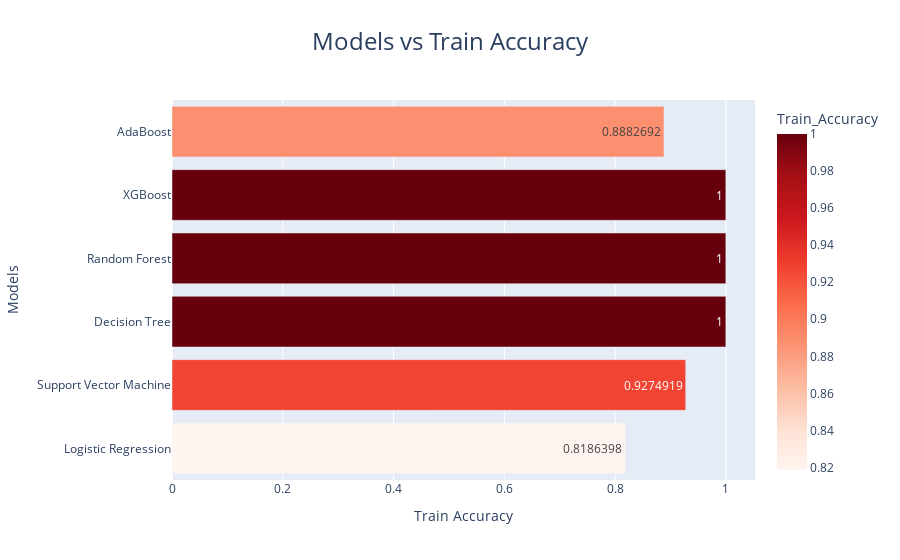
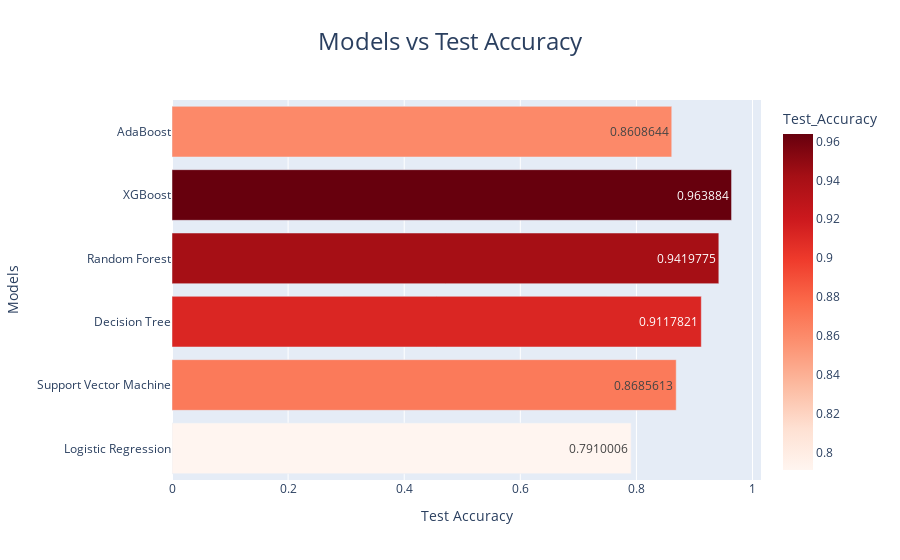

Notebook source saved alongside these figures, in order:
### Code cell
# Vẽ biểu đồ so sánh accuracy của các models
for col, title in zip(['Train_Accuracy', 'Test_Accuracy'],
                      ['Train Accuracy', 'Test Accuracy']):
    fig = px.bar(
        results_df, x=col, y=results_df.index, color=col,
        title=f"Models vs {title}", text_auto=True, color_continuous_scale='Reds'
    )
    fig.update_layout(title_x=0.5, title_font_size=24,
                      xaxis_title=title, yaxis_title="Models")
    fig.show()

### Figure 1 — Plotly figure (JSON) as saved in the notebook; plotly's stock layout.template omitted (floating-point values rounded to 4 significant figures)
{"data": [{"hovertemplate": "Train_Accuracy=%{marker.color}<br>Model=%{y}<extra></extra>", "legendgroup": "", "marker": {"color": [0.8186, 0.9275, 1.0, 1.0, 1.0, 0.8883], "coloraxis": "coloraxis", "pattern": {"shape": ""}}, "name": "", "orientation": "h", "showlegend": false, "textposition": "auto", "texttemplate": "%{x}", "type": "bar", "x": [0.8186, 0.9275, 1.0, 1.0, 1.0, 0.8883], "xaxis": "x", "y": ["Logistic Regression", "Support Vector Machine", "Decision Tree", "Random Forest", "XGBoost", "AdaBoost"], "yaxis": "y"}], "layout": {"barmode": "relative", "coloraxis": {"colorbar": {"title": {"text": "Train_Accuracy"}}, "colorscale": [[0, "rgb(255,245,240)"], [0.125, "rgb(254,224,210)"], [0.25, "rgb(252,187,161)"], [0.375, "rgb(252,146,114)"], [0.5, "rgb(251,106,74)"], [0.625, "rgb(239,59,44)"], [0.75, "rgb(203,24,29)"], [0.875, "rgb(165,15,21)"], [1, "rgb(103,0,13)"]]}, "legend": {"tracegroupgap": 0}, "title": {"font": {"size": 24}, "text": "Models vs Train Accuracy", "x": 0.5}, "xaxis": {"anchor": "y", "domain": [0, 1], "title": {"text": "Train Accuracy"}}, "yaxis": {"anchor": "x", "domain": [0, 1], "title": {"text": "Models"}}}}

### Figure 2 — Plotly figure (JSON) as saved in the notebook; plotly's stock layout.template omitted (floating-point values rounded to 4 significant figures)
{"data": [{"hovertemplate": "Test_Accuracy=%{marker.color}<br>Model=%{y}<extra></extra>", "legendgroup": "", "marker": {"color": [0.791, 0.8686, 0.9118, 0.942, 0.9639, 0.8609], "coloraxis": "coloraxis", "pattern": {"shape": ""}}, "name": "", "orientation": "h", "showlegend": false, "textposition": "auto", "texttemplate": "%{x}", "type": "bar", "x": [0.791, 0.8686, 0.9118, 0.942, 0.9639, 0.8609], "xaxis": "x", "y": ["Logistic Regression", "Support Vector Machine", "Decision Tree", "Random Forest", "XGBoost", "AdaBoost"], "yaxis": "y"}], "layout": {"barmode": "relative", "coloraxis": {"colorbar": {"title": {"text": "Test_Accuracy"}}, "colorscale": [[0, "rgb(255,245,240)"], [0.125, "rgb(254,224,210)"], [0.25, "rgb(252,187,161)"], [0.375, "rgb(252,146,114)"], [0.5, "rgb(251,106,74)"], [0.625, "rgb(239,59,44)"], [0.75, "rgb(203,24,29)"], [0.875, "rgb(165,15,21)"], [1, "rgb(103,0,13)"]]}, "legend": {"tracegroupgap": 0}, "title": {"font": {"size": 24}, "text": "Models vs Test Accuracy", "x": 0.5}, "xaxis": {"anchor": "y", "domain": [0, 1], "title": {"text": "Test Accuracy"}}, "yaxis": {"anchor": "x", "domain": [0, 1], "title": {"text": "Models"}}}}
